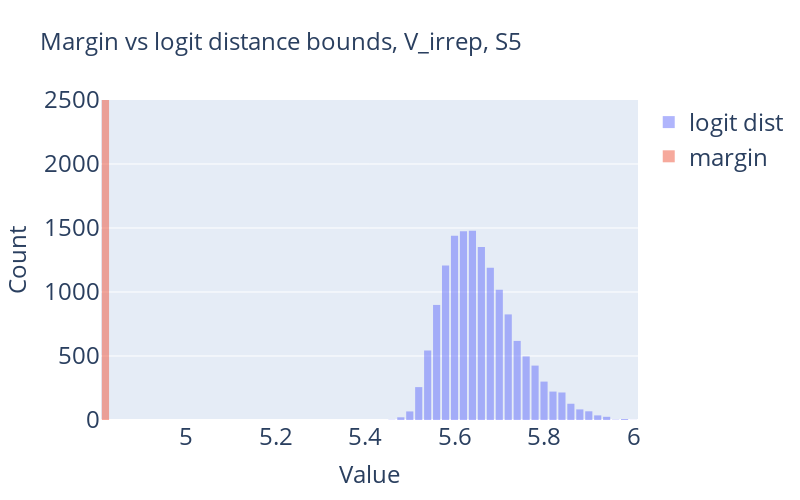

This figure's notebook cell:
### Code cell
import plotly.graph_objects as go
trace1 = go.Histogram(x=dists, opacity=0.5, name='logit dist')
trace2 = go.Histogram(x=margins, opacity=0.5, name='margin')
layout = go.Layout(
    # yaxis_type="log",
    width=800,
    height=500,
    title=dict(
        text='Margin vs logit distance bounds, V_irrep, S5',
        font=dict(size=24)  # Increase title font size
    ),
    xaxis=dict(
        title='Value',
        titlefont=dict(size=24),  # Increase x-axis title font size
        tickfont=dict(size=24)  # Increase x-axis tick label font size
    ),
    yaxis=dict(
        title='Count',
        titlefont=dict(size=24),  # Increase y-axis title font size
        tickfont=dict(size=24),  # Increase y-axis tick label font size
        range=[0, 2500],
    ),
    legend=dict(font=dict(size=24)),
)
fig = go.Figure(data=[trace1, trace2], layout=layout)
fig.show()

### Figure 1 — Plotly figure (JSON) as saved in the notebook; plotly's stock layout.template omitted (floating-point values rounded to 4 significant figures; data arrays with more than 128 entries replaced by an {"elided": "..."} marker saying what was removed)
{"data": [{"name": "logit dist", "opacity": 0.5, "type": "histogram", "x": {"elided": "14400 float values"}}, {"name": "margin", "opacity": 0.5, "type": "histogram", "x": {"elided": "14400 float values"}}], "layout": {"height": 500, "legend": {"font": {"size": 24}}, "title": {"font": {"size": 24}, "text": "Margin vs logit distance bounds, V_irrep, S5"}, "width": 800, "xaxis": {"tickfont": {"size": 24}, "title": {"font": {"size": 24}, "text": "Value"}}, "yaxis": {"range": [0, 2500], "tickfont": {"size": 24}, "title": {"font": {"size": 24}, "text": "Count"}}}}
